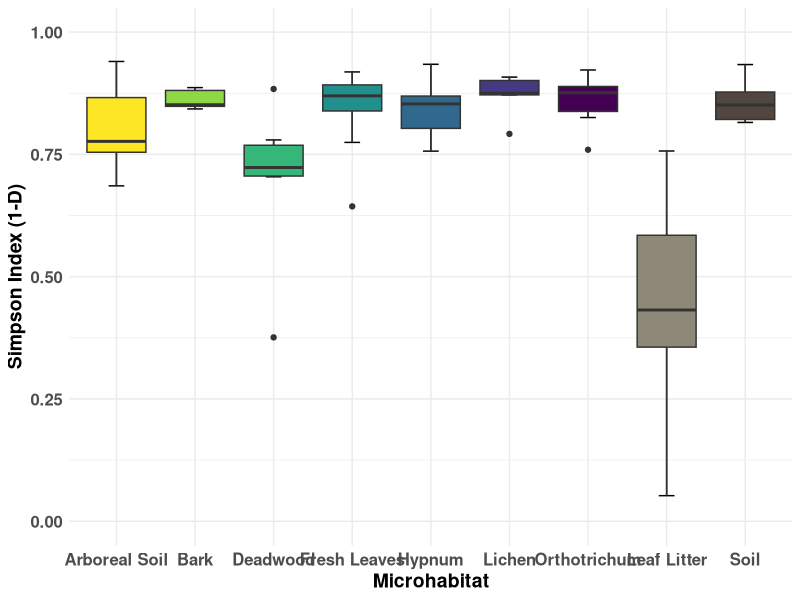
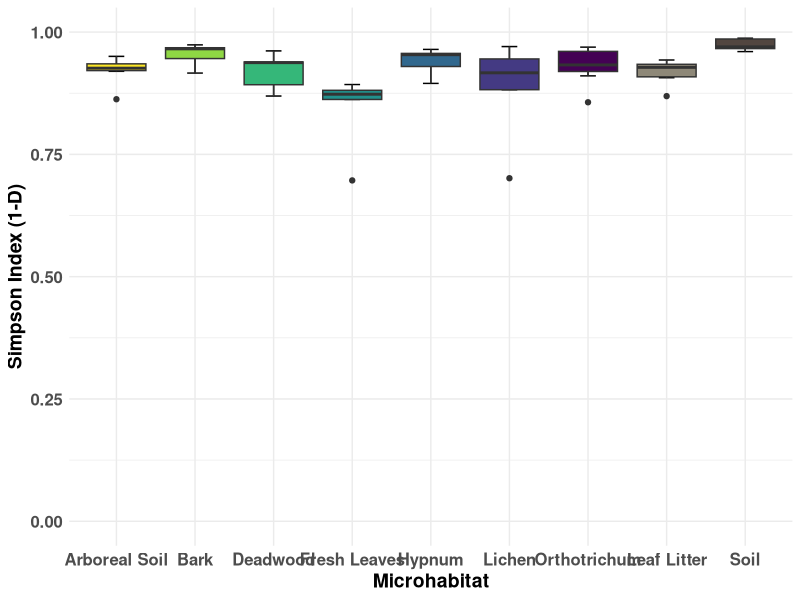
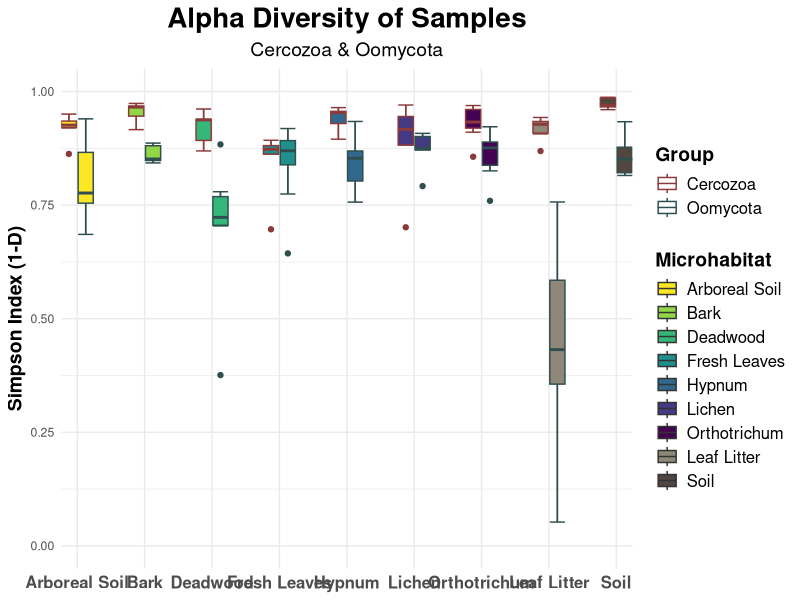
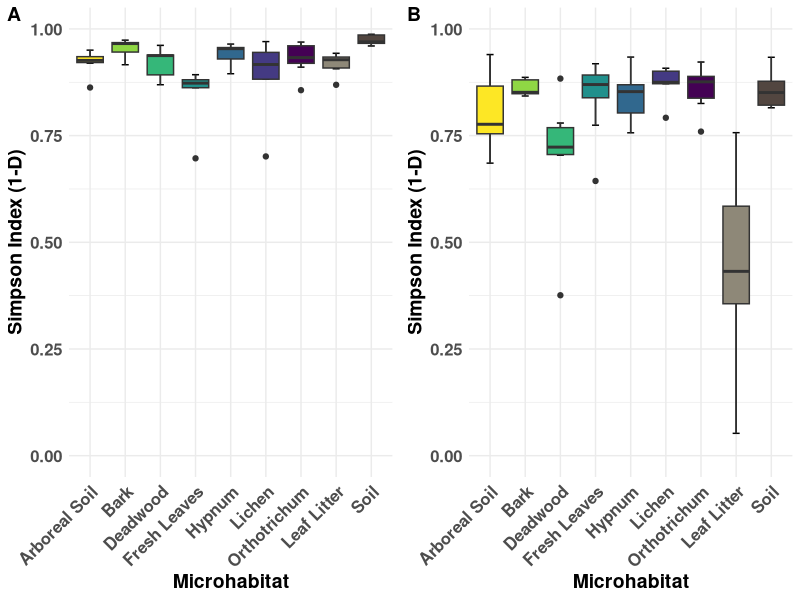

Recreate these plots in R, in order.
## ---- chunk 1
knitr::opts_chunk$set(echo = TRUE)
## ---- chunk 2
rm(list = ls())

library(ggplot2)
library(vegan)
library(RColorBrewer)
library(ggpubr)
library(viridis)

#setwd("04_Alpha_Diversity/")

OTU_Table = as.data.frame(read.csv("../00_Data/Oomycota/05_OwnSamples_OTU_Table_min-freq-9588_transposed_withMetadata.tsv", 
                     header = T, 
                     sep = "\t", 
                     stringsAsFactors = T))

SampleMetadata = OTU_Table[,1:5]
Microhabitat = SampleMetadata$Microhabitat
TreeSpecies = SampleMetadata$TreeSpecies
OTU_Table = OTU_Table[,6:ncol(OTU_Table)]

## ---- chunk 3
simpson = diversity(OTU_Table, index = "simpson")
simpson = as.data.frame(simpson)
simpson$Microhabitat = Microhabitat
rownames(simpson) = SampleMetadata$SampleID
simpson$Group = "Oomycota"
#simpson$TreeSpecies = TreeSpecies
## ---- chunk 4
g = ggplot(simpson, aes(x = Microhabitat, y = simpson, fill = Microhabitat)) + 
  stat_boxplot(geom = "errorbar", width = 0.2, show.legend = F) +
  geom_boxplot(show.legend = F) + 
  scale_fill_manual(values = c(viridis(7, direction = -1), 
                               "#8e8878", "#524640"), 
                    limits = c("Arboreal Soil", "Bark", "Deadwood", 
                                "Fresh Leaves", "Hypnum", "Lichen", 
                                "Orthotrichum", "Leaf Litter", "Soil")) + 
  scale_x_discrete(limits = c("Arboreal Soil", "Bark", "Deadwood", 
                                "Fresh Leaves", "Hypnum", "Lichen", 
                                "Orthotrichum", "Leaf Litter", "Soil")) + 
  scale_y_continuous(limits = c(0, 1)) +
  theme_minimal() + 
  labs(#title = "Alpha Diversity of Samples", 
       #subtitle = "Oomycota"
       y = "Simpson Index (1-D)", 
       x = "Microhabitat") +
  #geom_dotplot(aes(x = Microhabitat, y = simpson, fill = TreeSpecies), 
  #             binaxis = "y", stackdir = "center", binwidth = 1, 
  #             binpositions = "all", dotsize = 0.01, 
  #             position = "stack") +
  theme(axis.text=element_text(size=12, face = "bold"), 
        axis.title=element_text(size=14, face = "bold"), 
        plot.title = element_text(size = 20, face = "bold", hjust = 0.5), 
        plot.subtitle = element_text(size = 14, hjust = 0.5), 
        legend.text = element_text(size = 12), 
        legend.title = element_text(size = 14, face = "bold"))

g
## ---- chunk 5

Cerco_OTU_Table = as.data.frame(read.csv("../00_Data/Cercozoa/05_Cercozoa_OwnSamples_OTU_Table_min-freq-15684_transposed_withMetadata.tsv", 
                     header = T, 
                     sep = "\t", 
                     stringsAsFactors = T))

Cerco_SampleMetadata = Cerco_OTU_Table[,1:5]
Cerco_Microhabitat = Cerco_SampleMetadata$Microhabitat
Cerco_OTU_Table = Cerco_OTU_Table[,6:ncol(Cerco_OTU_Table)]

Cerco_simpson = diversity(Cerco_OTU_Table, index = "simpson")
Cerco_simpson = as.data.frame(Cerco_simpson)
rownames(Cerco_simpson) = Cerco_SampleMetadata$SampleID
colnames(Cerco_simpson) = "simpson"
Cerco_simpson$Microhabitat = Cerco_Microhabitat
Cerco_simpson$Group = "Cercozoa"
## ---- chunk 6
g_cerco = ggplot(Cerco_simpson, aes(x = Microhabitat, y = simpson, fill = Microhabitat)) + 
  stat_boxplot(geom = "errorbar", width = 0.2, show.legend = F) +
  geom_boxplot(show.legend = F) + 
  scale_fill_manual(values = c(viridis(7, direction = -1), 
                               "#8e8878", "#524640"), 
                    limits = c("Arboreal Soil", "Bark", "Deadwood", 
                                "Fresh Leaves", "Hypnum", "Lichen", 
                                "Orthotrichum", "Leaf Litter", "Soil")) + 
  scale_x_discrete(limits = c("Arboreal Soil", "Bark", "Deadwood", 
                                "Fresh Leaves", "Hypnum", "Lichen", 
                                "Orthotrichum", "Leaf Litter", "Soil")) + 
  scale_y_continuous(limits = c(0, 1)) +
  theme_minimal() + 
  labs(#title = "Alpha Diversity of Samples",
       #subtitle = "Cercozoa",
       y = "Simpson Index (1-D)", 
       x = "Microhabitat") +
  theme(axis.text=element_text(size=12, face = "bold"), 
        axis.title=element_text(size=14, face = "bold"), 
        plot.title = element_text(size = 20, face = "bold", hjust = 0.5), 
        plot.subtitle = element_text(size = 14, hjust = 0.5), 
        legend.text = element_text(size = 12), 
        legend.title = element_text(size = 14, face = "bold"))

g_cerco
## ---- chunk 7
simpson_both = rbind(simpson, Cerco_simpson)

g_both = ggplot(simpson_both, aes(x = Microhabitat, y = simpson, fill = Microhabitat, color = Group)) + 
  stat_boxplot(geom = "errorbar", width = 0.5) +
  geom_boxplot(width = 0.5) + 
  scale_fill_manual(values = c(viridis(7, direction = -1), 
                               "#8e8878", "#524640"), 
                    limits = c("Arboreal Soil", "Bark", "Deadwood", 
                                "Fresh Leaves", "Hypnum", "Lichen", 
                                "Orthotrichum", "Leaf Litter", "Soil")) + 
  scale_x_discrete(limits = c("Arboreal Soil", "Bark", "Deadwood", 
                                "Fresh Leaves", "Hypnum", "Lichen", 
                                "Orthotrichum", "Leaf Litter", "Soil"), 
                   expand = expand_scale()) +
  scale_color_manual(values = c("indianred4", "darkslategray"), 
                     limits = c("Cercozoa", "Oomycota")) +
  scale_y_continuous(limits = c(0, 1)) +
  theme_minimal() + 
  labs(title = "Alpha Diversity of Samples", 
       y = "Simpson Index (1-D)", 
       x = NULL, 
       subtitle = "Cercozoa & Oomycota") +
  theme(axis.text.x = element_text(size=12, face = "bold"), 
        axis.title = element_text(size=14, face = "bold"), 
        plot.title = element_text(size = 20, face = "bold", hjust = 0.5), 
        plot.subtitle = element_text(size = 14, hjust = 0.5), 
        legend.text = element_text(size = 12), 
        legend.title = element_text(size = 14, face = "bold"))

g_both
## ---- chunk 8
g$theme$axis.text.x$angle = 45
g$theme$axis.text.x$hjust = 1
g$theme$axis.text.x$vjust = 1
g_cerco$theme$axis.text.x$angle = 45
g_cerco$theme$axis.text.x$hjust = 1
g_cerco$theme$axis.text.x$vjust = 1

g$theme$plot.subtitle$hjust = 0
g_cerco$theme$plot.subtitle$hjust = 0

combi = ggarrange(g_cerco, g, 
                  labels = c("A", "B"), 
                  ncol = 2, nrow = 1, 
                  align = "h") #%>%
  #annotate_figure(top = text_grob("Alpha diversity of samples", 
  #                                face = "bold", size = 20), 
  #                fig.lab = "Figure X", fig.lab.face = "bold", 
  #                fig.lab.size = 18)

#ggsave("AlphaBoxplotCombined.tif", plot = combi, 
#       device = "tiff", dpi = 600, width = 16, height = 9, 
#       units = "cm")
ggsave("AlphaBoxplotCombined.png", plot = combi, 
       device = "png", dpi = 300, width = 16, height = 9, 
       units = "cm")
ggsave("AlphaBoxplotCombined.jpeg", plot = combi, 
       device = "jpeg", dpi = 300, width = 16, height = 9, 
       units = "cm")
ggsave("AlphaBoxplotCombined.pdf", plot = combi, 
       device = "pdf", dpi = 300, width = 16, height = 9, 
       units = "cm")

combi
